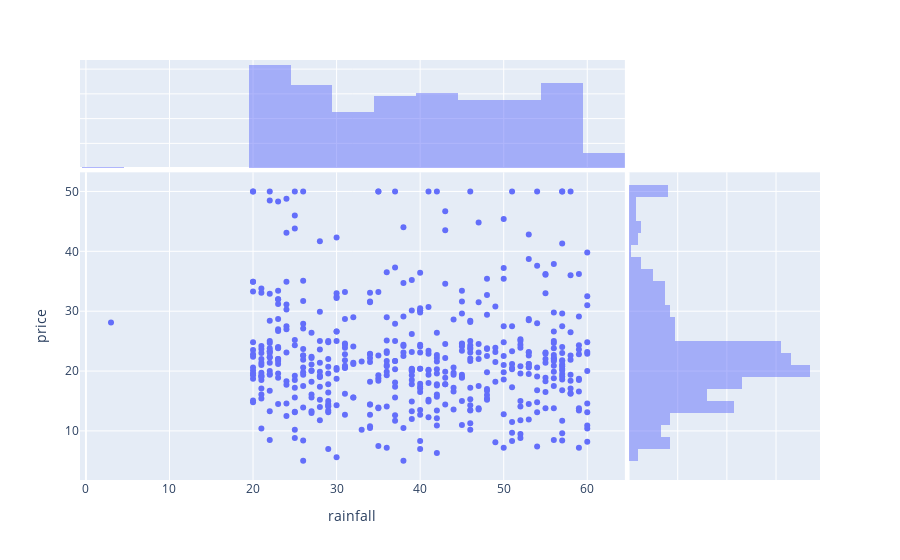

Notebook cell for this chart:
### Code cell
px.scatter(df, x='rainfall', y='price', marginal_y='histogram', marginal_x='histogram')

### Figure 1 — Plotly figure (JSON) as saved in the notebook; plotly's stock layout.template omitted (floating-point values rounded to 4 significant figures; data arrays with more than 128 entries replaced by an {"elided": "..."} marker saying what was removed)
{"data": [{"hovertemplate": "rainfall=%{x}<br>price=%{y}<extra></extra>", "legendgroup": "", "marker": {"color": "#636efa", "symbol": "circle"}, "mode": "markers", "name": "", "orientation": "v", "showlegend": false, "type": "scatter", "x": {"elided": "506 int values"}, "xaxis": "x", "y": {"elided": "506 float values"}, "yaxis": "y"}, {"alignmentgroup": "True", "bingroup": "x", "hovertemplate": "rainfall=%{x}<br>count=%{y}<extra></extra>", "legendgroup": "", "marker": {"color": "#636efa"}, "name": "", "offsetgroup": "", "opacity": 0.5, "showlegend": false, "type": "histogram", "x": {"elided": "506 int values"}, "xaxis": "x3", "yaxis": "y3"}, {"alignmentgroup": "True", "bingroup": "y", "hovertemplate": "price=%{y}<br>count=%{x}<extra></extra>", "legendgroup": "", "marker": {"color": "#636efa"}, "name": "", "offsetgroup": "", "opacity": 0.5, "showlegend": false, "type": "histogram", "xaxis": "x2", "y": {"elided": "506 float values"}, "yaxis": "y2"}], "layout": {"barmode": "overlay", "legend": {"tracegroupgap": 0}, "margin": {"t": 60}, "xaxis": {"anchor": "y", "domain": [0, 0.7363], "title": {"text": "rainfall"}}, "xaxis2": {"anchor": "y2", "domain": [0.7413, 1], "matches": "x2", "showgrid": true, "showline": false, "showticklabels": false, "ticks": ""}, "xaxis3": {"anchor": "y3", "domain": [0, 0.7363], "matches": "x", "showgrid": true, "showticklabels": false}, "xaxis4": {"anchor": "y4", "domain": [0.7413, 1], "matches": "x2", "showgrid": true, "showline": false, "showticklabels": false, "ticks": ""}, "yaxis": {"anchor": "x", "domain": [0, 0.7326], "title": {"text": "price"}}, "yaxis2": {"anchor": "x2", "domain": [0, 0.7326], "matches": "y", "showgrid": true, "showticklabels": false}, "yaxis3": {"anchor": "x3", "domain": [0.7426, 1], "matches": "y3", "showgrid": true, "showline": false, "showticklabels": false, "ticks": ""}, "yaxis4": {"anchor": "x4", "domain": [0.7426, 1], "matches": "y3", "showgrid": true, "showline": false, "showticklabels": false, "ticks": ""}}}
